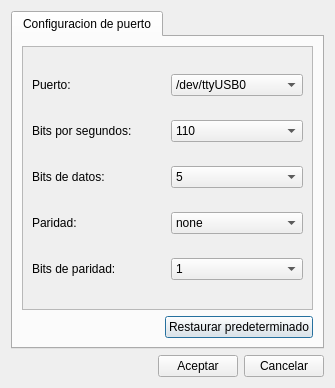
<?xml version="1.0" encoding="UTF-8"?>
<ui version="4.0">
 <class>Dialog</class>
 <widget class="QDialog" name="Dialog">
  <property name="geometry">
   <rect>
    <x>0</x>
    <y>0</y>
    <width>335</width>
    <height>388</height>
   </rect>
  </property>
  <property name="windowTitle">
   <string>PUERTO SERIAL</string>
  </property>
  <layout class="QGridLayout" name="gridLayout">
   <item row="0" column="0" colspan="3">
    <widget class="QTabWidget" name="tabWidget">
     <property name="currentIndex">
      <number>0</number>
     </property>
     <widget class="QWidget" name="tab">
      <attribute name="title">
       <string>Configuracion de puerto</string>
      </attribute>
      <layout class="QGridLayout" name="gridLayout_2">
       <item row="1" column="0">
        <spacer name="horizontalSpacer">
         <property name="orientation">
          <enum>Qt::Horizontal</enum>
         </property>
         <property name="sizeHint" stdset="0">
          <size>
           <width>114</width>
           <height>20</height>
          </size>
         </property>
        </spacer>
       </item>
       <item row="0" column="0" colspan="2">
        <widget class="QScrollArea" name="scrollArea">
         <property name="widgetResizable">
          <bool>true</bool>
         </property>
         <widget class="QWidget" name="scrollAreaWidgetContents">
          <property name="geometry">
           <rect>
            <x>0</x>
            <y>0</y>
            <width>293</width>
            <height>247</height>
           </rect>
          </property>
          <layout class="QGridLayout" name="gridLayout_3">
           <item row="0" column="0">
            <widget class="QLabel" name="label">
             <property name="text">
              <string>Puerto:</string>
             </property>
            </widget>
           </item>
           <item row="2" column="0">
            <widget class="QLabel" name="label_2">
             <property name="text">
              <string>Bits por segundos:</string>
             </property>
            </widget>
           </item>
           <item row="2" column="1">
            <widget class="QComboBox" name="baudRateComboBox">
             <item>
              <property name="text">
               <string>110</string>
              </property>
             </item>
             <item>
              <property name="text">
               <string>300</string>
              </property>
             </item>
             <item>
              <property name="text">
               <string>600</string>
              </property>
             </item>
             <item>
              <property name="text">
               <string>1200</string>
              </property>
             </item>
             <item>
              <property name="text">
               <string>2400</string>
              </property>
             </item>
             <item>
              <property name="text">
               <string>4800</string>
              </property>
             </item>
             <item>
              <property name="text">
               <string>9600</string>
              </property>
             </item>
             <item>
              <property name="text">
               <string>14400</string>
              </property>
             </item>
             <item>
              <property name="text">
               <string>19200</string>
              </property>
             </item>
             <item>
              <property name="text">
               <string>28800</string>
              </property>
             </item>
             <item>
              <property name="text">
               <string>38400</string>
              </property>
             </item>
             <item>
              <property name="text">
               <string>56000</string>
              </property>
             </item>
             <item>
              <property name="text">
               <string>57600</string>
              </property>
             </item>
             <item>
              <property name="text">
               <string>115200</string>
              </property>
             </item>
             <item>
              <property name="text">
               <string>128000</string>
              </property>
             </item>
             <item>
              <property name="text">
               <string>153600</string>
              </property>
             </item>
             <item>
              <property name="text">
               <string>230400</string>
              </property>
             </item>
             <item>
              <property name="text">
               <string>256000</string>
              </property>
             </item>
             <item>
              <property name="text">
               <string>460800</string>
              </property>
             </item>
             <item>
              <property name="text">
               <string>921600</string>
              </property>
             </item>
            </widget>
           </item>
           <item row="3" column="0">
            <widget class="QLabel" name="label_3">
             <property name="text">
              <string>Bits de datos:</string>
             </property>
            </widget>
           </item>
           <item row="3" column="1">
            <widget class="QComboBox" name="dataBitsComboBox">
             <item>
              <property name="text">
               <string>5</string>
              </property>
             </item>
             <item>
              <property name="text">
               <string>6</string>
              </property>
             </item>
             <item>
              <property name="text">
               <string>7</string>
              </property>
             </item>
             <item>
              <property name="text">
               <string>8</string>
              </property>
             </item>
            </widget>
           </item>
           <item row="4" column="0">
            <widget class="QLabel" name="label_5">
             <property name="text">
              <string>Paridad:</string>
             </property>
            </widget>
           </item>
           <item row="4" column="1">
            <widget class="QComboBox" name="parityComboBox">
             <item>
              <property name="text">
               <string>none</string>
              </property>
             </item>
             <item>
              <property name="text">
               <string>odd</string>
              </property>
             </item>
             <item>
              <property name="text">
               <string>even</string>
              </property>
             </item>
             <item>
              <property name="text">
               <string>mark</string>
              </property>
             </item>
             <item>
              <property name="text">
               <string>space</string>
              </property>
             </item>
            </widget>
           </item>
           <item row="5" column="0">
            <widget class="QLabel" name="label_6">
             <property name="text">
              <string>Bits de paridad:</string>
             </property>
            </widget>
           </item>
           <item row="5" column="1">
            <widget class="QComboBox" name="stopBitsComboBox">
             <item>
              <property name="text">
               <string>1</string>
              </property>
             </item>
             <item>
              <property name="text">
               <string>1.5</string>
              </property>
             </item>
             <item>
              <property name="text">
               <string>2</string>
              </property>
             </item>
            </widget>
           </item>
           <item row="0" column="1">
            <widget class="QComboBox" name="portSerialComboBoxTab3">
             <item>
              <property name="text">
               <string>/dev/ttyUSB0</string>
              </property>
             </item>
             <item>
              <property name="text">
               <string>/dev/ttyUSB1</string>
              </property>
             </item>
             <item>
              <property name="text">
               <string>/dev/ttyUSB2</string>
              </property>
             </item>
             <item>
              <property name="text">
               <string>/dev/ttyUSB3</string>
              </property>
             </item>
             <item>
              <property name="text">
               <string>/dev/ttyUSB4</string>
              </property>
             </item>
            </widget>
           </item>
          </layout>
         </widget>
        </widget>
       </item>
       <item row="1" column="1">
        <widget class="QPushButton" name="defaultButton">
         <property name="text">
          <string>Restaurar predeterminado</string>
         </property>
        </widget>
       </item>
      </layout>
     </widget>
    </widget>
   </item>
   <item row="1" column="2">
    <widget class="QPushButton" name="cancelButton">
     <property name="text">
      <string>Cancelar</string>
     </property>
    </widget>
   </item>
   <item row="1" column="0">
    <spacer name="horizontalSpacer_2">
     <property name="orientation">
      <enum>Qt::Horizontal</enum>
     </property>
     <property name="sizeHint" stdset="0">
      <size>
       <width>132</width>
       <height>20</height>
      </size>
     </property>
    </spacer>
   </item>
   <item row="1" column="1">
    <widget class="QPushButton" name="acceptButton">
     <property name="text">
      <string>Aceptar</string>
     </property>
    </widget>
   </item>
  </layout>
 </widget>
 <resources/>
 <connections/>
</ui>
